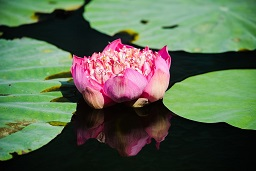
#> input picture Opencv/resimler/res1.jpg, 256 x 171 px, found by its file name
$ python Opencv3.py
#> lines starting #> are read from the running program, lines starting #| are printed output that depends on the picture; after the words box and inside, x2 and y2 are one past the last pixel; in counts of white or black regions, pixels touching at a corner belong together
import cv2 # opencv
import numpy as np # matris işlemleri için
from matplotlib import pyplot as plt # ekranda göstermek için

img = cv2.imread(r'Opencv\resimler\res1.jpg')
#> img is the input picture: shape (171, 256, 3); mean B, G, R 77.7, 102.4, 88.2
# gray = cv2.cvtColor(img,cv2.COLOR_BGR2GRAY)
# retval,th = cv2.threshold(gray,100,255,cv2.THRESH_BINARY+cv2.THRESH_OTSU)
# th = cv2.adaptiveThreshold(gray,255,cv2.ADAPTIVE_THRESH_GAUSSIAN_C,cv2.THRESH_BINARY,115,1)

hsv = cv2.cvtColor(img,cv2.COLOR_BGR2HSV)
#> hsv: shape (171, 256, 3); mean H, S, V 73.3, 117.2, 115.1

low = np.array([30,150,50])
upp = np.array([255,255,180])

mask = cv2.inRange(hsv,low,upp)
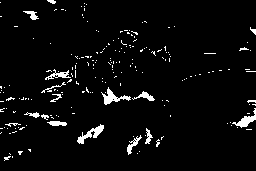
#> mask: shape (171, 256); 4.1% white; 201 white regions (185 under 20 px), largest, box (x1, y1, x2, y2) and area: (77, 124, 104, 144) 184, (101, 87, 131, 105) 182, (232, 108, 256, 128) 157
res = cv2.bitwise_and(img,img,mask=mask)
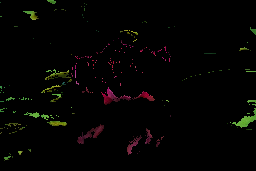
#> res: shape (171, 256, 3); mean B, G, R 1.8, 3.2, 3.7


cv2.imshow('resim',img)
cv2.imshow('maske',mask)
cv2.imshow('sonuc',res)

cv2.waitKey(0)
cv2.destroyAllWindows()
